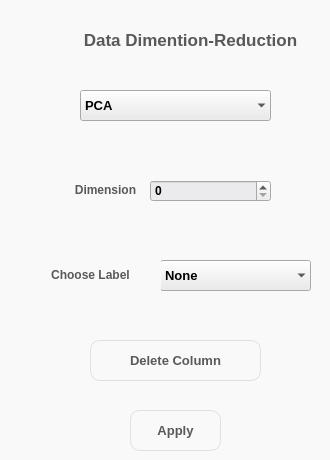
     <widget class="QWidget" name="dim_red_page">
      <property name="styleSheet">
       <string notr="true">background-color: rgb(249,249,249);</string>
      </property>
      <widget class="QLabel" name="label_6">
       <property name="geometry">
        <rect>
         <x>60</x>
         <y>20</y>
         <width>261</width>
         <height>41</height>
        </rect>
       </property>
       <property name="font">
        <font>
         <family>Segoe UI</family>
         <pointsize>13</pointsize>
         <weight>75</weight>
         <bold>true</bold>
        </font>
       </property>
       <property name="styleSheet">
        <string notr="true">color: rgb(90, 89, 90);</string>
       </property>
       <property name="text">
        <string>&lt;html&gt;&lt;head/&gt;&lt;body&gt;&lt;p align=&quot;center&quot;&gt;Data Dimention-Reduction&lt;/p&gt;&lt;/body&gt;&lt;/html&gt;</string>
       </property>
      </widget>
      <widget class="QComboBox" name="dim_red_method">
       <property name="geometry">
        <rect>
         <x>80</x>
         <y>90</y>
         <width>191</width>
         <height>31</height>
        </rect>
       </property>
       <property name="font">
        <font>
         <family>Segoe UI</family>
         <pointsize>10</pointsize>
         <weight>75</weight>
         <bold>true</bold>
        </font>
       </property>
       <property name="styleSheet">
        <string notr="true">background-color: rgb(235, 234, 236);</string>
       </property>
       <property name="placeholderText">
        <string/>
       </property>
       <property name="frame">
        <bool>false</bool>
       </property>
       <item>
        <property name="text">
         <string>PCA</string>
        </property>
       </item>
       <item>
        <property name="text">
         <string>NMF</string>
        </property>
       </item>
       <item>
        <property name="text">
         <string>TSNE</string>
        </property>
       </item>
       <item>
        <property name="text">
         <string>ISOmap</string>
        </property>
       </item>
      </widget>
      <widget class="QSpinBox" name="reduced_dim">
       <property name="geometry">
        <rect>
         <x>150</x>
         <y>180</y>
         <width>121</width>
         <height>22</height>
        </rect>
       </property>
       <property name="font">
        <font>
         <family>Segoe UI</family>
         <weight>75</weight>
         <bold>true</bold>
        </font>
       </property>
       <property name="styleSheet">
        <string notr="true">background-color: rgb(235, 234, 236);</string>
       </property>
       <property name="stepType">
        <enum>QAbstractSpinBox::DefaultStepType</enum>
       </property>
      </widget>
      <widget class="QLabel" name="label_7">
       <property name="geometry">
        <rect>
         <x>70</x>
         <y>180</y>
         <width>71</width>
         <height>21</height>
        </rect>
       </property>
       <property name="font">
        <font>
         <family>Segoe UI</family>
         <weight>75</weight>
         <bold>true</bold>
        </font>
       </property>
       <property name="styleSheet">
        <string notr="true">color: rgb(90, 89, 90);</string>
       </property>
       <property name="text">
        <string>&lt;html&gt;&lt;head/&gt;&lt;body&gt;&lt;p align=&quot;center&quot;&gt;Dimension&lt;/p&gt;&lt;/body&gt;&lt;/html&gt;</string>
       </property>
      </widget>
      <widget class="QPushButton" name="dim_red_apply">
       <property name="geometry">
        <rect>
         <x>130</x>
         <y>410</y>
         <width>91</width>
         <height>41</height>
        </rect>
       </property>
       <property name="font">
        <font>
         <family>Segoe UI</family>
         <pointsize>10</pointsize>
         <weight>75</weight>
         <bold>true</bold>
        </font>
       </property>
       <property name="styleSheet">
        <string notr="true">QPushButton#dim_red_apply {
    border-radius: 10px;
border: 1px solid rgb(224,224,224);
   color: rgb(90, 89, 90);
}

QPushButton:hover {
    /* Add your hover effect styles here */
    background-color: rgb(170,172,175); /* Example: change background color to red */
}
</string>
       </property>
       <property name="text">
        <string>Apply</string>
       </property>
      </widget>
      <widget class="QPushButton" name="del_col_btn">
       <property name="geometry">
        <rect>
         <x>90</x>
         <y>340</y>
         <width>171</width>
         <height>41</height>
        </rect>
       </property>
       <property name="font">
        <font>
         <family>Segoe UI</family>
         <pointsize>10</pointsize>
         <weight>75</weight>
         <bold>true</bold>
        </font>
       </property>
       <property name="styleSheet">
        <string notr="true">QPushButton#del_col_btn {
    border-radius: 10px;
border: 1px solid rgb(224,224,224);
    color: rgb(90, 89, 90);
}

QPushButton:hover {
    /* Add your hover effect styles here */
    background-color: rgb(170,172,175); /* Example: change background color to red */
}
</string>
       </property>
       <property name="text">
        <string>Delete Column</string>
       </property>
      </widget>
      <widget class="QComboBox" name="dim_red_label">
       <property name="geometry">
        <rect>
         <x>160</x>
         <y>260</y>
         <width>151</width>
         <height>31</height>
        </rect>
       </property>
       <property name="font">
        <font>
         <family>Segoe UI</family>
         <pointsize>10</pointsize>
         <weight>75</weight>
         <bold>true</bold>
        </font>
       </property>
       <property name="styleSheet">
        <string notr="true">background-color: rgb(235, 234, 236);</string>
       </property>
       <property name="placeholderText">
        <string/>
       </property>
       <property name="frame">
        <bool>false</bool>
       </property>
       <item>
        <property name="text">
         <string>None</string>
        </property>
       </item>
      </widget>
      <widget class="QLabel" name="label_14">
       <property name="geometry">
        <rect>
         <x>20</x>
         <y>260</y>
         <width>141</width>
         <height>31</height>
        </rect>
       </property>
       <property name="font">
        <font>
         <family>Segoe UI</family>
         <weight>75</weight>
         <bold>true</bold>
        </font>
       </property>
       <property name="styleSheet">
        <string notr="true">color: rgb(90, 89, 90);</string>
       </property>
       <property name="text">
        <string>&lt;html&gt;&lt;head/&gt;&lt;body&gt;&lt;p align=&quot;center&quot;&gt;Choose Label&lt;/p&gt;&lt;/body&gt;&lt;/html&gt;</string>
       </property>
      </widget>
     </widget>
